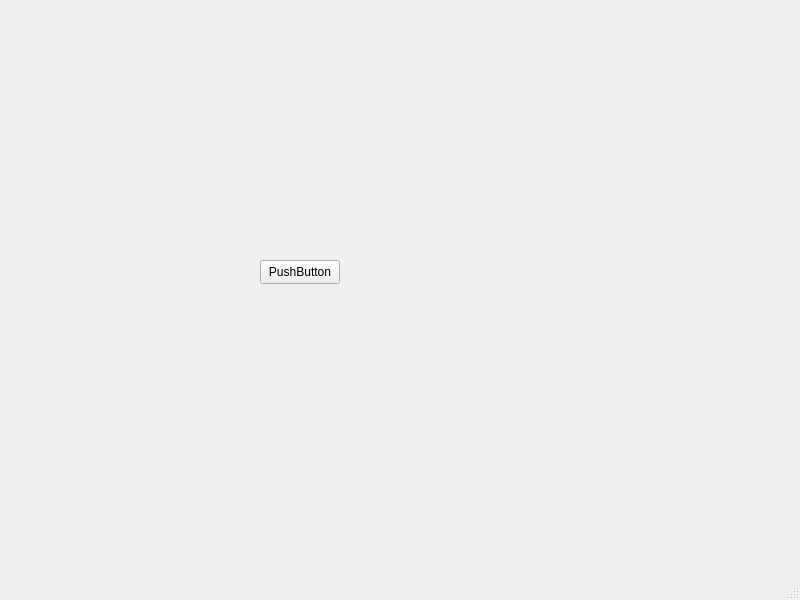
<?xml version="1.0" encoding="UTF-8"?>
<ui version="4.0">
 <class>main_window</class>
 <widget class="QMainWindow" name="main_window">
  <property name="geometry">
   <rect>
    <x>0</x>
    <y>0</y>
    <width>800</width>
    <height>600</height>
   </rect>
  </property>
  <property name="windowTitle">
   <string>R5 Desktop Wallet</string>
  </property>
  <widget class="QWidget" name="centralwidget">
   <widget class="QPushButton" name="pushButton">
    <property name="geometry">
     <rect>
      <x>260</x>
      <y>260</y>
      <width>80</width>
      <height>24</height>
     </rect>
    </property>
    <property name="mouseTracking">
     <bool>false</bool>
    </property>
    <property name="text">
     <string>PushButton</string>
    </property>
   </widget>
  </widget>
  <widget class="QMenuBar" name="menubar">
   <property name="geometry">
    <rect>
     <x>0</x>
     <y>0</y>
     <width>800</width>
     <height>21</height>
    </rect>
   </property>
  </widget>
  <widget class="QStatusBar" name="statusbar"/>
 </widget>
 <resources/>
 <connections/>
</ui>
